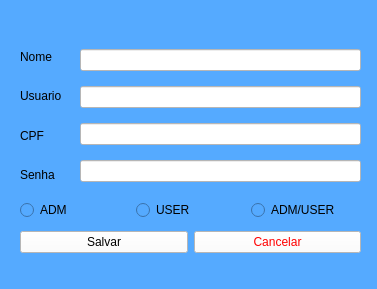
<?xml version="1.0" encoding="UTF-8"?>
<ui version="4.0">
 <class>Form</class>
 <widget class="QWidget" name="Form">
  <property name="geometry">
   <rect>
    <x>0</x>
    <y>0</y>
    <width>377</width>
    <height>289</height>
   </rect>
  </property>
  <property name="windowTitle">
   <string>Cadastro de Usuario</string>
  </property>
  <property name="styleSheet">
   <string notr="true">background-color: rgb(85, 170, 255);</string>
  </property>
  <widget class="QWidget" name="layoutWidget">
   <property name="geometry">
    <rect>
     <x>20</x>
     <y>40</y>
     <width>45</width>
     <height>151</height>
    </rect>
   </property>
   <layout class="QVBoxLayout" name="verticalLayout">
    <item>
     <widget class="QLabel" name="label">
      <property name="styleSheet">
       <string notr="true">font: 10pt &quot;MS Shell Dlg 2&quot;;</string>
      </property>
      <property name="text">
       <string>Nome</string>
      </property>
     </widget>
    </item>
    <item>
     <widget class="QLabel" name="label_2">
      <property name="styleSheet">
       <string notr="true">font: 10pt &quot;MS Shell Dlg 2&quot;;</string>
      </property>
      <property name="text">
       <string>Usuario</string>
      </property>
     </widget>
    </item>
    <item>
     <widget class="QLabel" name="label_4">
      <property name="styleSheet">
       <string notr="true">font: 10pt &quot;MS Shell Dlg 2&quot;;</string>
      </property>
      <property name="text">
       <string>CPF</string>
      </property>
     </widget>
    </item>
    <item>
     <widget class="QLabel" name="label_3">
      <property name="styleSheet">
       <string notr="true">font: 10pt &quot;MS Shell Dlg 2&quot;;</string>
      </property>
      <property name="text">
       <string>Senha</string>
      </property>
     </widget>
    </item>
   </layout>
  </widget>
  <widget class="QWidget" name="layoutWidget">
   <property name="geometry">
    <rect>
     <x>80</x>
     <y>40</y>
     <width>281</width>
     <height>151</height>
    </rect>
   </property>
   <layout class="QVBoxLayout" name="verticalLayout_2">
    <item>
     <widget class="QLineEdit" name="lineEdit">
      <property name="styleSheet">
       <string notr="true">background-color: rgb(255, 255, 255);</string>
      </property>
     </widget>
    </item>
    <item>
     <widget class="QLineEdit" name="lineEdit_2">
      <property name="styleSheet">
       <string notr="true">background-color: rgb(255, 255, 255);</string>
      </property>
     </widget>
    </item>
    <item>
     <widget class="QLineEdit" name="lineEdit_4">
      <property name="styleSheet">
       <string notr="true">background-color: rgb(255, 255, 255);</string>
      </property>
     </widget>
    </item>
    <item>
     <widget class="QLineEdit" name="lineEdit_3">
      <property name="styleSheet">
       <string notr="true">background-color: rgb(255, 255, 255);</string>
      </property>
      <property name="text">
       <string/>
      </property>
      <property name="echoMode">
       <enum>QLineEdit::Password</enum>
      </property>
     </widget>
    </item>
   </layout>
  </widget>
  <widget class="QWidget" name="layoutWidget">
   <property name="geometry">
    <rect>
     <x>20</x>
     <y>230</y>
     <width>341</width>
     <height>25</height>
    </rect>
   </property>
   <layout class="QHBoxLayout" name="horizontalLayout">
    <item>
     <widget class="QPushButton" name="pushButton_3">
      <property name="styleSheet">
       <string notr="true">background-color: rgb(255, 255, 255);</string>
      </property>
      <property name="text">
       <string>Salvar</string>
      </property>
     </widget>
    </item>
    <item>
     <widget class="QPushButton" name="pushButton_2">
      <property name="styleSheet">
       <string notr="true">color:rgb(255, 0, 0);
background-color: rgb(255, 255, 255);</string>
      </property>
      <property name="text">
       <string>Cancelar</string>
      </property>
     </widget>
    </item>
   </layout>
  </widget>
  <widget class="QWidget" name="layoutWidget">
   <property name="geometry">
    <rect>
     <x>20</x>
     <y>200</y>
     <width>341</width>
     <height>20</height>
    </rect>
   </property>
   <layout class="QHBoxLayout" name="horizontalLayout_2">
    <item>
     <widget class="QRadioButton" name="radioButton">
      <property name="text">
       <string>ADM</string>
      </property>
     </widget>
    </item>
    <item>
     <widget class="QRadioButton" name="radioButton_2">
      <property name="text">
       <string>USER</string>
      </property>
     </widget>
    </item>
    <item>
     <widget class="QRadioButton" name="radioButton_3">
      <property name="text">
       <string>ADM/USER</string>
      </property>
     </widget>
    </item>
   </layout>
  </widget>
 </widget>
 <resources/>
 <connections/>
</ui>
